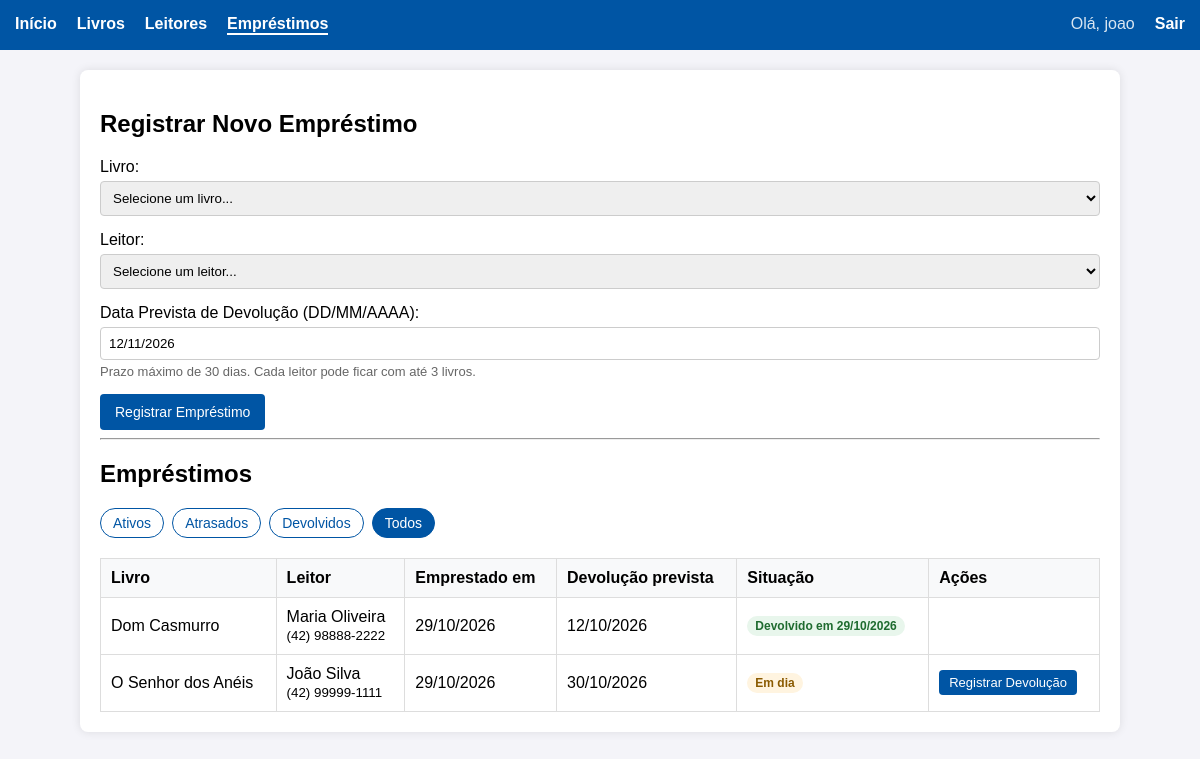
/controller/emprestimos.controllers.php?filtro=todos (signed in), run on the app's committed database.
### tables this page shows
CREATE TABLE `emprestimos` (
  `id` int(11) NOT NULL,
  `livro_id` int(11) NOT NULL,
  `leitor_id` int(11) NOT NULL,
  `data_emprestimo` date NOT NULL,
  `data_prevista` date NOT NULL,
  `data_devolucao` date DEFAULT NULL
);

CREATE TABLE `livros` (
  `id` int(11) NOT NULL,
  `titulo` varchar(255) NOT NULL,
  `autor` varchar(255) NOT NULL,
  `ano` int(11) NOT NULL
);

CREATE TABLE `leitores` (
  `id` int(11) NOT NULL,
  `nome` varchar(255) NOT NULL,
  `email` varchar(255) NOT NULL,
  `telefone` varchar(20) NOT NULL
);

### controller/emprestimos.controllers.php (called while the page is built, shortened)
<?php
require_once __DIR__ . '/../models/emprestimo.models.php';
require_once __DIR__ . '/../includes/funcoes.php';
$erros = [];
$filtros = ['ativos' => 'Ativos', 'atrasados' => 'Atrasados', 'devolvidos' => 'Devolvidos', 'todos' => 'Todos'];
$filtro = $_GET['filtro'] ?? 'ativos';
$form = ['livro_id' => '', 'leitor_id' => '', 'data_prevista' => date('d/m/Y', strtotime('+14 days'))];
$emprestimos = Emprestimo::listarEmprestimos($filtro);
require __DIR__ . '/../views/cabecalho.view.php';
require __DIR__ . '/../views/emprestimos_cadastro.view.php';
require __DIR__ . '/../views/rodape.view.php';

### includes/funcoes.php (called while the page is built, shortened)
<?php
function e(mixed $valor): string
{
    return htmlspecialchars((string) $valor, ENT_QUOTES, 'UTF-8');
}
function formatarData(?string $data): string
{
    return date('d/m/Y', strtotime($data));
}
function formatarTelefone(string $digitos): string
{
    if (strlen($digitos) === 11) {
        return '(' . substr($digitos, 0, 2) . ') ' . substr($digitos, 2, 5) . '-' . substr($digitos, 7);
    }
    return $digitos;
}
function classeErro(array $erros, string $campo): string
{
    return isset($erros[$campo]) ? 'invalido' : '';
}

### models/emprestimo.models.php (called while the page is built, shortened)
<?php
class Emprestimo implements CrudPadrao {
    private $data_emprestimo;
    private $data_prevista;
    private $data_devolucao;
    private $livro_titulo;
    private $leitor_nome;
    private $leitor_telefone;
    public function getDataEmprestimo() { return $this->data_emprestimo; }
    public function getDataPrevista() { return $this->data_prevista; }
    public function getDataDevolucao() { return $this->data_devolucao; }
    public function getLivroTitulo() { return $this->livro_titulo; }
    public function getLeitorNome() { return $this->leitor_nome; }
    public function getLeitorTelefone() { return $this->leitor_telefone; }
    public function getStatus(): string {
        if ($this->data_devolucao !== null) return 'devolvido';
        return 'em_dia';
    }
    public static function listarEmprestimos(string $filtro = 'todos'): array {
        $bd = BD::conectar();
        $where = "1=1";
        $query = "SELECT e.*, l.titulo as livro_titulo, le.nome as leitor_nome, le.telefone as leitor_telefone
                  FROM emprestimos e
                  LEFT JOIN livros l ON e.livro_id = l.id
                  LEFT JOIN leitores le ON e.leitor_id = le.id
                  WHERE $where ORDER BY e.data_prevista ASC";
        $sql = $bd->prepare($query);
        $sql->execute();
        return $sql->fetchAll(PDO::FETCH_CLASS, 'Emprestimo');
    }
}

### views/emprestimos_cadastro.view.php (the view, shortened to what this page needs)
<h2>Registrar Novo Empréstimo</h2>
<form action="emprestimos.controllers.php?acao=salvar" method="POST" novalidate>
    <div class="form-group">
        <label for="livro_id">Livro:</label>
        <select name="livro_id" id="livro_id" required>
            <option value="">Selecione um livro...</option>
        </select>
    </div>
    <div class="form-group">
        <label for="leitor_id">Leitor:</label>
        <select name="leitor_id" id="leitor_id" required>
            <option value="">Selecione um leitor...</option>
        </select>
    </div>
    <div class="form-group">
        <label for="data_prevista">Data Prevista de Devolução (DD/MM/AAAA):</label>
        <input type="text" id="data_prevista" name="data_prevista" value="<?= e($form['data_prevista']) ?>" placeholder="Ex: 05/10/2026" class="<?= classeErro($erros, 'data_prevista') ?>">
        <span class="dica">
            Prazo máximo de <?= Emprestimo::PRAZO_MAXIMO_DIAS ?> dias. Cada leitor pode ficar com até <?= Emprestimo::LIMITE_EMPRESTIMOS_POR_LEITOR ?> livros.
        </span>
    </div>
    <button type="submit">Registrar Empréstimo</button>
</form>
<hr>
<h2>Empréstimos</h2>
<nav class="filtros">
    <?php foreach ($filtros as $chave => $nome): ?>
        <a href="emprestimos.controllers.php?filtro=<?= $chave ?>" class="<?= $chave === $filtro ? 'ativo' : '' ?>"><?= $nome ?></a>
    <?php endforeach; ?>
</nav>
<div class="tabela-container">
    <table>
        <thead>
            <tr>
                <th>Livro</th>
                <th>Leitor</th>
                <th>Emprestado em</th>
                <th>Devolução prevista</th>
                <th>Situação</th>
                <th>Ações</th>
            </tr>
        </thead>
        <tbody>
            <?php if (!empty($emprestimos)): ?>
                <?php foreach ($emprestimos as $emprestimo): ?>
                    <tr>
                        <td><?= e($emprestimo->getLivroTitulo()) ?></td>
                        <td>
                            <?= e($emprestimo->getLeitorNome()) ?><br>
                            <small><?= e(formatarTelefone($emprestimo->getLeitorTelefone())) ?></small>
                        </td>
                        <td><?= formatarData($emprestimo->getDataEmprestimo()) ?></td>
                        <td><?= formatarData($emprestimo->getDataPrevista()) ?></td>
                        <td>
                            <?php $status = $emprestimo->getStatus(); ?>
                            <?php if ($status === 'atrasado'): ?>
                                <span class="etiqueta atrasado">Em atraso (<?= $emprestimo->getDiasAtraso() ?> dias)</span>
                            <?php elseif ($status === 'devolvido'): ?>
                                <span class="etiqueta disponivel">Devolvido em <?= formatarData($emprestimo->getDataDevolucao()) ?></span>
                            <?php else: ?>
                                <span class="etiqueta emprestado">Em dia</span>
                            <?php endif; ?>
                        </td>
                        <td class="acoes">
                            <?php if ($status !== 'devolvido'): ?>
                                <form action="emprestimos.controllers.php?acao=devolver&filtro=<?= e($filtro) ?>" method="POST" onsubmit="return confirm('Confirmar devolução do livro?');">
                                    <button type="submit" class="botao-pequeno">Registrar Devolução</button>
                                </form>
                            <?php endif; ?>
                        </td>
                    </tr>
                <?php endforeach; ?>
            <?php else: ?>
                <tr><td colspan="6">Nenhum empréstimo encontrado neste filtro.</td></tr>
            <?php endif; ?>
        </tbody>
    </table>
</div>

### css/style.css (style rules this page uses)
body { font-family: Arial, sans-serif; margin: 0; padding: 0; background-color: #f4f4f9; }
table { width: 100%; border-collapse: collapse; margin-top: 20px; }
th, td { padding: 10px; border: 1px solid #ddd; text-align: left; }
th { background-color: #f8f9fa; }
.form-group { margin-bottom: 15px; }
.form-group label { display: block; margin-bottom: 5px; }
.form-group input, .form-group select { width: 100%; padding: 8px; box-sizing: border-box; border: 1px solid #ccc; border-radius: 4px; }
button { padding: 10px 15px; background: #0055a4; color: white; border: none; cursor: pointer; border-radius: 4px; font-size: 14px; }
.dica { display: block; color: #666; font-size: 13px; margin-top: 4px; }
.botao-pequeno { display: inline-block; padding: 5px 10px; font-size: 13px; background: #0055a4; color: white; text-decoration: none; border-radius: 4px; }
.tabela-container { overflow-x: auto; }
td.acoes { white-space: nowrap; }
td.acoes form { display: inline; }
.etiqueta { display: inline-block; padding: 3px 8px; border-radius: 12px; font-size: 12px; font-weight: bold; }
.etiqueta.disponivel { background: #e8f6ec; color: #1e6b2f; }
.etiqueta.emprestado { background: #fff4e0; color: #8a5a00; }
.filtros { display: flex; gap: 8px; flex-wrap: wrap; }
.filtros a { padding: 6px 12px; border: 1px solid #0055a4; border-radius: 16px; color: #0055a4; text-decoration: none; font-size: 14px; }
.filtros a.ativo { background: #0055a4; color: white; }

### data on the page
emprestimos: livro.titulo "Dom Casmurro", leitor.nome "Maria Oliveira", leitor.telefone "(42) 98888-2222", data_emprestimo "29/10/2026", data_prevista "12/10/2026", data_devolucao "29/10/2026"
emprestimos: livro.titulo "O Senhor dos Anéis", leitor.nome "João Silva", leitor.telefone "(42) 99999-1111", data_emprestimo "29/10/2026", data_prevista "30/10/2026", shows "Em dia"

### other printed values
$usuarioLogado "joao"
Emprestimo::PRAZO_MAXIMO_DIAS "30"
Emprestimo::LIMITE_EMPRESTIMOS_POR_LEITOR "3"
$nome "Ativos"
$nome "Atrasados"
$nome "Devolvidos"
$nome "Todos"
